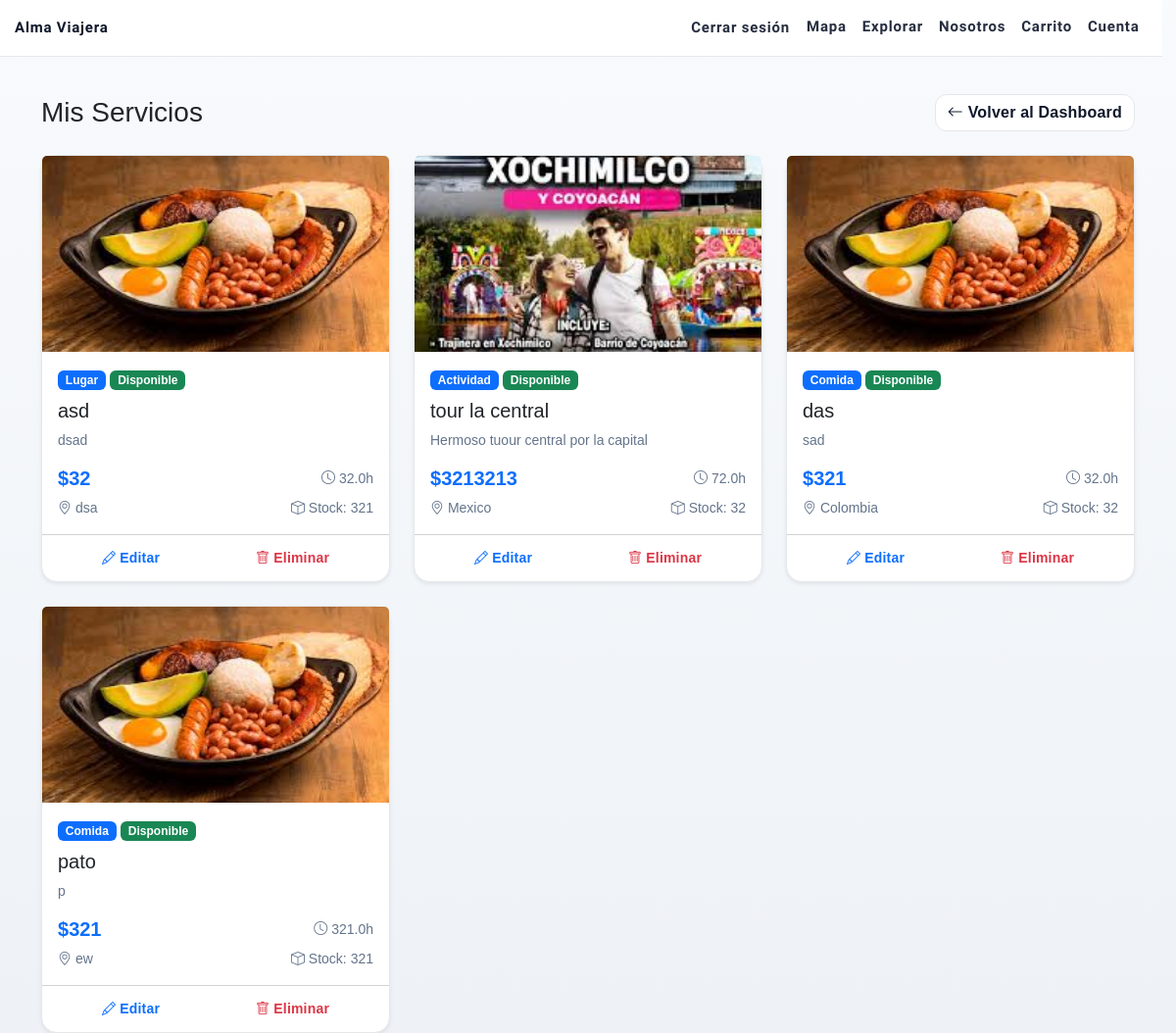
The app's page /providers/mis-servicios/ (signed in), older data.
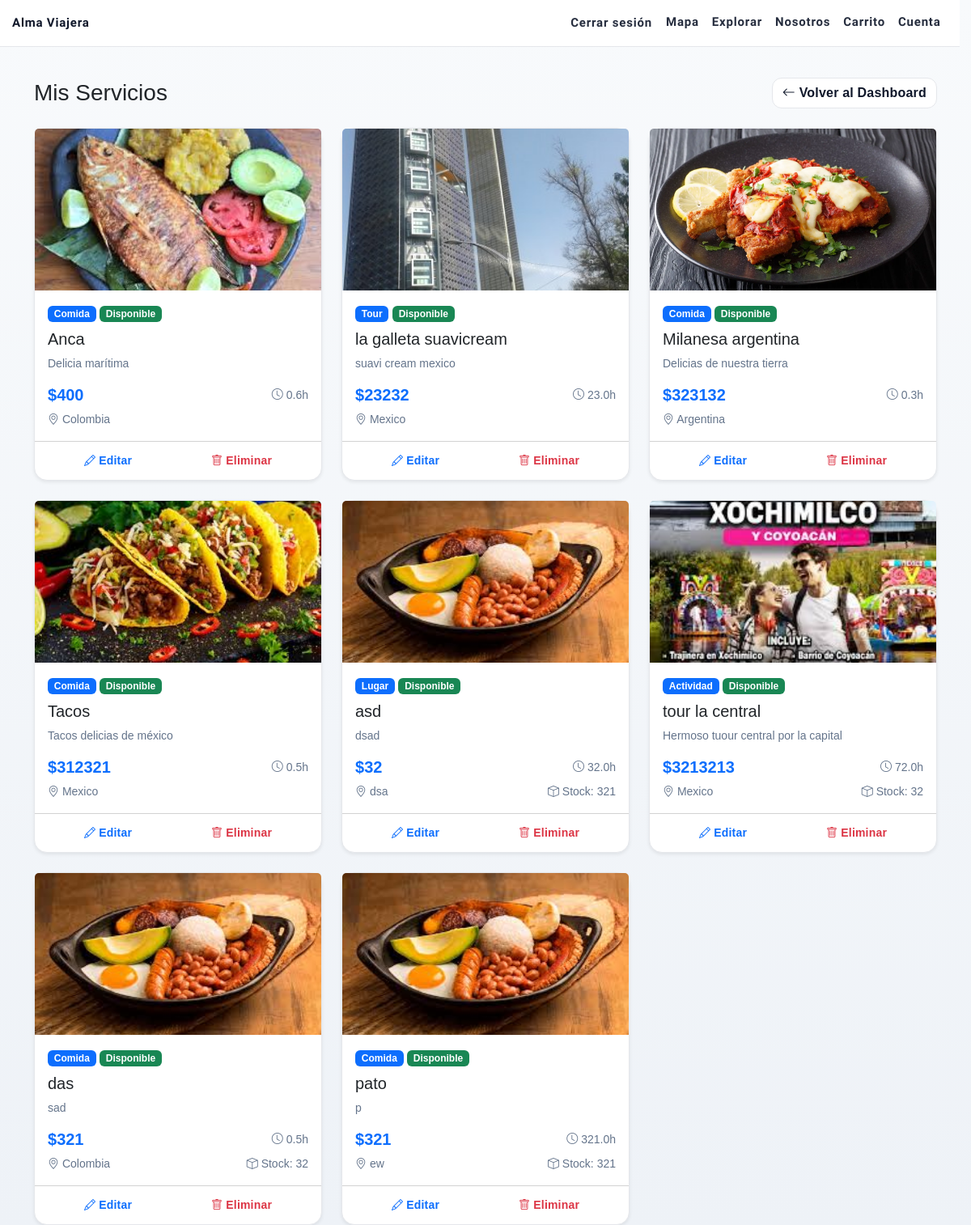
The same page, newer data.
### apps/catalog/models.py (models this page shows, shortened)
class Item(models.Model):
    id = models.AutoField(primary_key=True)
    nombre = models.CharField(max_length=255)
    descripcion = models.TextField()
    precio = models.DecimalField(max_digits=10, decimal_places=2)
    categoria = models.ForeignKey(Categoria, on_delete=models.CASCADE, related_name="items")
    ubicacion = models.CharField(max_length=255, blank=True, null=True)
    imagen = models.ImageField(upload_to="items/", blank=True, null=True)
    tiempo = models.DecimalField(max_digits=4, decimal_places=1, null=True)
    disponibilidad = models.BooleanField(default=True)  # tours/actividades
    stock = models.PositiveIntegerField(blank=True, null=True)  # souvenirs
    vendedor = models.ForeignKey(
        settings.AUTH_USER_MODEL,          # modelo de usuario
        on_delete=models.CASCADE,
        related_name="items_publicados",
    )

class Categoria(models.Model):
    id = models.AutoField(primary_key=True)
    nombre = models.CharField(
        max_length=50,
        choices=[
            ('lugar', 'Lugar'),
            ('tour', 'Tour'),
            ('comida', 'Comida'),
            ('souvenir', 'Souvenir'),
            ('actividad', 'Actividad'),
        ]
    )
    descripcion = models.TextField(blank=True, null=True)

### apps/providers/views.py (the view)
# urls.py: path('mis-servicios/', VerServiciosView.as_view(), name='ver_servicios'),
class VerServiciosView(LoginRequiredMixin, ProviderRequiredMixin, ListView):
    model = Item
    template_name = "providers/ver_servicios.html"
    context_object_name = "servicios"
    paginate_by = 10
    def get_queryset(self):
        return Item.objects.filter(vendedor=self.request.user).order_by('-id')

### apps/providers/views.py (called while the page is built)
    def test_func(self):
        u = self.request.user
        return u.is_authenticated and getattr(u, "es_proveedor", False)

### apps/providers/templates/providers/ver_servicios.html (shortened to what this page needs)
{% extends "base.html" %}
{% load static %}
{% block body_class %}black_navbar_text{% endblock %}
{% block content %}
<div class="container mt-5">
  <div class="d-flex justify-content-between align-items-center mb-4">
    <h1 class="h3 mb-0">Mis Servicios</h1>
    <a href="{% url 'providers:dashboard' %}" class="btn btn-outline-secondary">
      <i class="bi bi-arrow-left"></i> Volver al Dashboard
    </a>
  </div>
  {% if servicios %}
    <div class="row g-4">
      {% for servicio in servicios %}
        <div class="col-12 col-md-6 col-lg-4">
          <div class="card h-100 shadow-sm">
            {% if servicio.imagen %}
              <img src="{{ servicio.imagen.url }}" class="card-img-top" alt="{{ servicio.nombre }}" style="height: 200px; object-fit: cover;">
            {% else %}
              <div class="card-img-top bg-light d-flex align-items-center justify-content-center" style="height: 200px;">
                <i class="bi bi-image text-muted" style="font-size: 3rem;"></i>
              </div>
            {% endif %}
            <div class="card-body d-flex flex-column">
              <div class="mb-2">
                <span class="badge bg-primary">{{ servicio.categoria.get_nombre_display }}</span>
                {% if servicio.disponibilidad %}
                  <span class="badge bg-success">Disponible</span>
                {% else %}
                  <span class="badge bg-danger">No disponible</span>
                {% endif %}
              </div>
              <h5 class="card-title">{{ servicio.nombre }}</h5>
              <p class="card-text text-muted small">{{ servicio.descripcion|truncatewords:15 }}</p>
              <div class="mt-auto">
                <div class="d-flex justify-content-between align-items-center mb-2">
                  <span class="h5 text-primary mb-0">${{ servicio.precio|floatformat:0 }}</span>
                  {% if servicio.tiempo %}
                    <small class="text-muted">
                      <i class="bi bi-clock"></i> {{ servicio.tiempo }}h
                    </small>
                  {% endif %}
                </div>
                <div class="d-flex justify-content-between align-items-center">
                  <small class="text-muted">
                    <i class="bi bi-geo-alt"></i> {{ servicio.ubicacion|default:"Sin ubicación" }}
                  </small>
                  {% if servicio.stock is not None %}
                    <small class="text-muted">
                      <i class="bi bi-box"></i> Stock: {{ servicio.stock }}
                    </small>
                  {% endif %}
                </div>
              </div>
            </div>
            <div class="card-footer bg-transparent">
              <div class="d-flex gap-2">
                <a href="{% url 'providers:editar_servicio' servicio.id %}" class="btn btn-outline-primary btn-sm flex-fill">
                  <i class="bi bi-pencil"></i> Editar
                </a>
                <button class="btn btn-outline-danger btn-sm flex-fill" onclick="eliminarServicio({{ servicio.id }}, '{{ servicio.nombre }}')">
                  <i class="bi bi-trash"></i> Eliminar
                </button>
              </div>
            </div>
          </div>
        </div>
      {% endfor %}
    </div>
  {% endif %}
</div>
{% endblock %}

### templates/base.html (shortened to what this page needs)
{% load static %}
<!doctype html>
<html lang="es">
<head>
  <link href="https://cdn.jsdelivr.net/npm/bootstrap@5.3.8/dist/css/bootstrap.min.css" rel="stylesheet">
  <link rel="stylesheet" href="https://cdn.jsdelivr.net/npm/bootstrap-icons@1.11.3/font/bootstrap-icons.css">
  <link rel="stylesheet" href="{% static 'css/home.css' %}">
  <link rel="stylesheet" href="{% static 'css/navbar.css' %}">
  <link rel="stylesheet" href="{% static 'css/auth.css' %}">
</head>
<body class="{% block body_class %}{% endblock %}">
  {% include 'partials/_navbar.html' %}
  <main class="pt-5">
    {% block content %}{% endblock %}
  </main>
</body>
</html>

### templates/partials/_navbar.html (shortened to what this page needs)
<nav class="navbar navbar-expand-lg navbar-dark bg-dark fixed-top">
  <div class="container">
    <a class="navbar-brand" href="{% url 'core:home' %}">Alma Viajera</a>
    <div class="collapse navbar-collapse" id="navbarNav">
      <ul class="navbar-nav ms-auto">
        {% if not request.user.is_authenticated %}
          <li> <a class="nav-link"
            href="{% url 'users:login' %}"
            hx-get="{% url 'users:login' %}?partial=1"
            hx-target="#authModal .modal-content"
            hx-swap="outerHTML"
            data-bs-toggle="modal"
            data-bs-target="#authModal">
            Iniciar sesión
          </a></li>
          <li class="nav-item"><a class="nav-link" href="{% url 'catalog:mapa' %}">Mapa</a></li>
          <li class="nav-item"><a class="nav-link" href="{% url 'catalog:explorar' 'Colombia' 'lugar'%}">Explorar</a></li>
          <li class="nav-item"><a class="nav-link" href="{% url 'core:about' %}">Nosotros</a></li>
          <li class="nav-item"><a class="nav-link" href="{% url 'cart:detalle' %}">Carrito</a></li>
        {% else %}
          <li class="nav-item">
            <form method="post" action="{% url 'users:logout' %}" class="d-inline">
              <button type="submit" class="nav-link btn btn-link p-10">Cerrar sesión</button>
            </form>
          </li>
          <li class="nav-item"><a class="nav-link" href="{% url 'catalog:mapa' %}">Mapa</a></li>
          <li class="nav-item"><a class="nav-link" href="{% url 'catalog:explorar' 'Colombia' 'lugar'%}">Explorar</a></li>
          <li class="nav-item"><a class="nav-link" href="{% url 'core:about' %}">Nosotros</a></li>
          <li class="nav-item"><a class="nav-link" href="{% url 'cart:detalle' %}">Carrito</a></li>
          {% if request.user.es_proveedor %}
            <li class="nav-item"><a class="nav-link" href="{% url 'providers:dashboard' %}">Cuenta</a></li>
          {% endif %}
        {% endif %}
      </ul>
    </div>
  </div>
</nav>

### static/css/home.css (style rules this page uses)
:root { --primary-color: #ffffff; --secondary-color: #333333; --accent-color: #4CAF50; --font-family: 'Montserrat', sans-serif; }
html, body { margin: 0; padding: 0; width: 100%; height: 100%; overflow-x: hidden; }
body { font-family: var(--font-family); }

### static/css/navbar.css (style rules this page uses)
.navbar { position: fixed; top: 0; left: 0; width: 100%; max-width: calc(100vw - 1.2%); box-sizing: border-box; background-color: transparent !important; z-index: 200; transition: background-color 0.3s ease, backdrop-filter 0.3s ease; font-family: 'Alatsi', sans-serif; }
.navbar .container { max-width: 1200px; margin: 0 auto; padding: 0 15px; }
.navbar .navbar-brand, .navbar .nav-link { font-family: 'Poppins', sans-serif; font-weight: 600; font-size: 1.1rem; letter-spacing: 0.05rem; color: white !important; }
body .navbar .navbar-brand, body .navbar .nav-link { font-family: 'Alatsi', sans-serif; font-size: 15px; color: black !important; }

### static/css/auth.css (style rules this page uses)
:root { --av-bg: #f8fafc; --av-card-bg: #ffffff; --av-text: #0f172a; --av-muted: #64748b; --av-border: #e5e7eb; --av-ring: #3b82f6; --av-primary: #2563eb; --av-primary-900: #1d4ed8; --av-radius-lg: 16px; --av-radius-md: 12px; --av-shadow-sm: 0 2px 10px rgba(2, 6, 23, 0.05); --av-shadow-lg: 0 12px 30px rgba(2, 6, 23, 0.08); }
body.login, body.black_navbar_text { background: linear-gradient(180deg, #f8fafc 0%, #eef2f7 100%); }
body.black_navbar_text .navbar { background: #ffffff !important; border-bottom: 1px solid var(--av-border); }
body.black_navbar_text .navbar .navbar-brand { color: var(--av-text) !important; font-weight: 700; }
body.black_navbar_text .navbar .nav-link { color: #0f172a !important; opacity: .9; }
.card { background: var(--av-card-bg); border: 1px solid var(--av-border); border-radius: var(--av-radius-lg); box-shadow: var(--av-shadow-sm); }
.card h2, .card .h5 { margin-bottom: .25rem; font-weight: 600; color: var(--av-text); }
.card p, .text-muted { color: var(--av-muted) !important; }
body.login form, body.black_navbar_text form, .modal-content form { font-size: 0.95rem; }
.btn { border-radius: 12px; border: 1px solid transparent; font-weight: 600; letter-spacing: .2px; transition: transform .06s ease, filter .15s ease, box-shadow .15s ease; }
.btn-outline-secondary { border-color: var(--av-border); color: var(--av-text); background: #fff; }
.navbar .btn.btn-link { color: inherit; text-decoration: none; }

Row changes from the older to the newer data that the page shows:
added Item: imagen (picture), categoria.nombre "Comida", disponibilidad "Disponible", nombre "Anca", descripcion "Delicia marítima", precio "400", tiempo "0.6", ubicacion "Colombia"
added Item: imagen (picture), categoria.nombre "Tour", disponibilidad "Disponible", nombre "la galleta suavicream", descripcion "suavi cream mexico", precio "23232", tiempo "23.0", ubicacion "Mexico"
added Item: imagen (picture), categoria.nombre "Comida", disponibilidad "Disponible", nombre "Milanesa argentina", descripcion "Delicias de nuestra tierra", precio "323132", tiempo "0.3", ubicacion "Argentina"
added Item: imagen (picture), categoria.nombre "Comida", disponibilidad "Disponible", nombre "Tacos", descripcion "Tacos delicias de méxico", precio "312321", tiempo "0.5", ubicacion "Mexico"
changed Item "das": tiempo "32.0" → "0.5"
